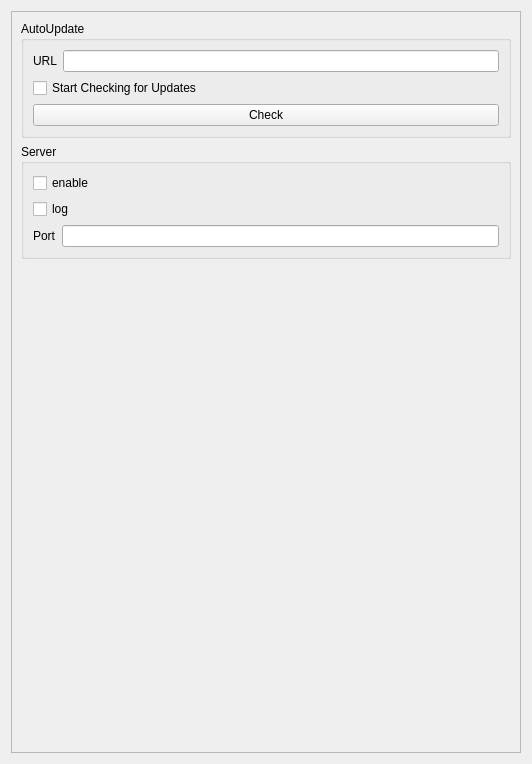
<?xml version="1.0" encoding="UTF-8"?>
<ui version="4.0">
 <class>FormSetting</class>
 <widget class="QWidget" name="FormSetting">
  <property name="geometry">
   <rect>
    <x>0</x>
    <y>0</y>
    <width>532</width>
    <height>764</height>
   </rect>
  </property>
  <property name="windowTitle">
   <string>Form</string>
  </property>
  <layout class="QGridLayout" name="gridLayout">
   <item row="0" column="0">
    <widget class="QScrollArea" name="scrollArea">
     <property name="widgetResizable">
      <bool>true</bool>
     </property>
     <widget class="QWidget" name="scrollAreaWidgetContents">
      <property name="geometry">
       <rect>
        <x>0</x>
        <y>0</y>
        <width>512</width>
        <height>744</height>
       </rect>
      </property>
      <layout class="QVBoxLayout" name="verticalLayout">
       <item>
        <widget class="QGroupBox" name="groupBoxAutoUpdate">
         <property name="title">
          <string>AutoUpdate</string>
         </property>
         <layout class="QGridLayout" name="gridLayout_2">
          <item row="0" column="0">
           <layout class="QFormLayout" name="formLayout">
            <item row="0" column="0">
             <widget class="QLabel" name="labelURL">
              <property name="text">
               <string>URL</string>
              </property>
             </widget>
            </item>
            <item row="0" column="1">
             <widget class="QLineEdit" name="lineEditURL"/>
            </item>
           </layout>
          </item>
          <item row="1" column="0">
           <widget class="QCheckBox" name="checkBoxCheckUpdates">
            <property name="text">
             <string>Start Checking for Updates</string>
            </property>
           </widget>
          </item>
          <item row="2" column="0">
           <widget class="QPushButton" name="btnCheck">
            <property name="text">
             <string>Check</string>
            </property>
           </widget>
          </item>
         </layout>
        </widget>
       </item>
       <item>
        <widget class="QGroupBox" name="groupBoxServer">
         <property name="title">
          <string>Server</string>
         </property>
         <layout class="QGridLayout" name="gridLayout_3">
          <item row="2" column="0">
           <layout class="QHBoxLayout" name="horizontalLayout">
            <item>
             <widget class="QLabel" name="labelPort">
              <property name="text">
               <string>Port</string>
              </property>
             </widget>
            </item>
            <item>
             <widget class="QLineEdit" name="lineEditPort"/>
            </item>
           </layout>
          </item>
          <item row="0" column="0">
           <widget class="QCheckBox" name="checkBoxEnable">
            <property name="text">
             <string>enable</string>
            </property>
           </widget>
          </item>
          <item row="1" column="0">
           <widget class="QCheckBox" name="checkBoxLog">
            <property name="text">
             <string>log</string>
            </property>
           </widget>
          </item>
         </layout>
        </widget>
       </item>
       <item>
        <spacer name="verticalSpacer">
         <property name="orientation">
          <enum>Qt::Orientation::Vertical</enum>
         </property>
         <property name="sizeHint" stdset="0">
          <size>
           <width>20</width>
           <height>40</height>
          </size>
         </property>
        </spacer>
       </item>
      </layout>
     </widget>
    </widget>
   </item>
  </layout>
 </widget>
 <resources/>
 <connections/>
</ui>
